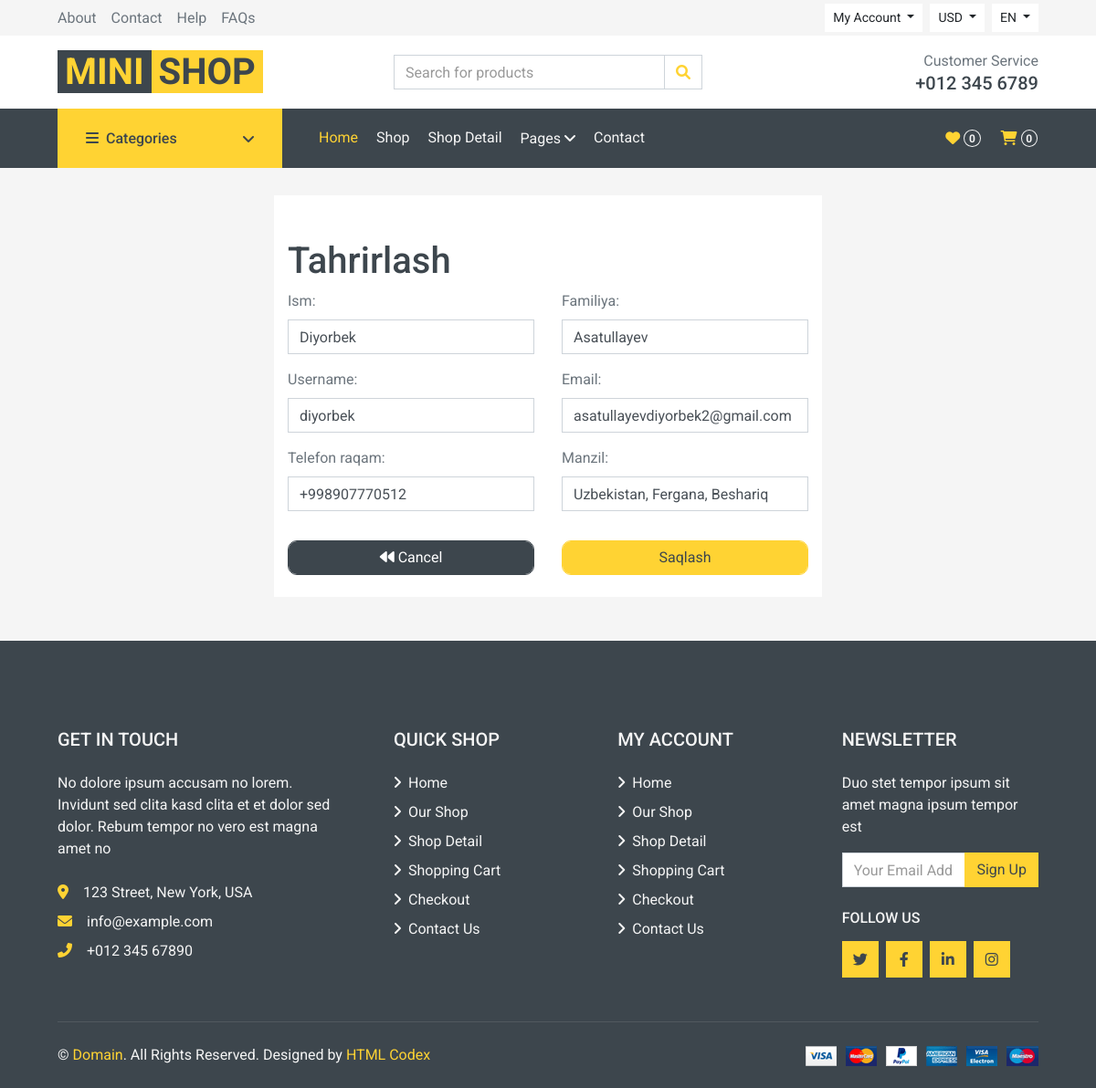
/user/profile/update/info/ (signed in), run on an earlier commit of the app's database.
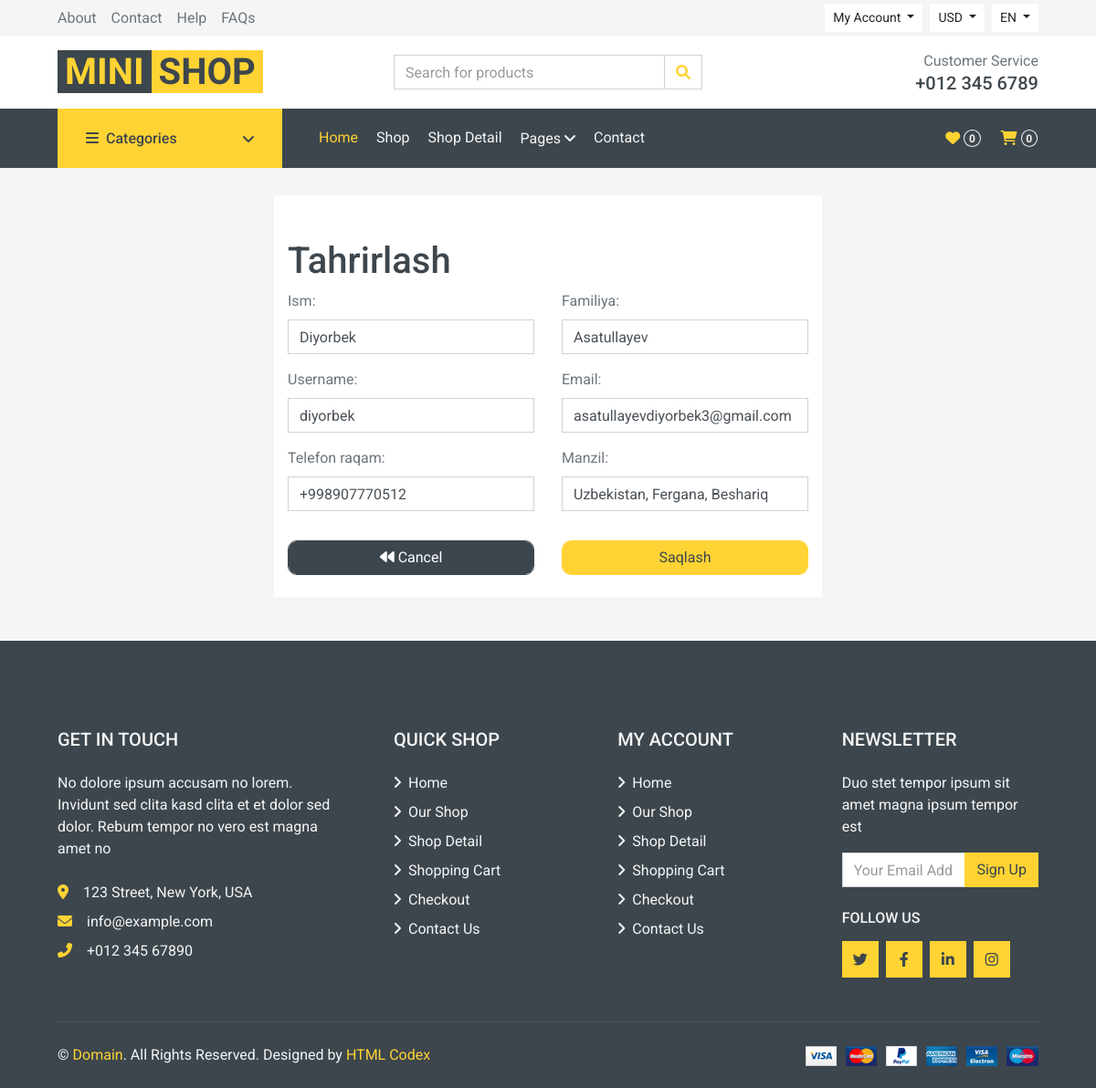
And on a later commit of the database.
### user/models.py (models this page shows, shortened)
class User(AbstractUser):
    image = models.ImageField(upload_to='users/profile/', null=True, blank=True)
    phone = models.CharField(max_length=13, null=True, blank=True)
    address = models.CharField(max_length=150, null=True, blank=True)
    class Meta:
        verbose_name = 'Foydalanuvchi'
        verbose_name_plural = 'Foydalanuvchilar'

### user/views.py (the view, shortened to what this page needs)
# urls.py: path('profile/update/info/', views.UpdateProfileView.as_view(), name='update_info'),
class UpdateProfileView(LoginRequiredMixin, View):
    def get(self, request):
        context = {
            'profile_form': UpdateProfileForm(instance=request.user),
            'title': "Ma'lumotlarni tahrirlash",
        }
        return render(request, 'user/personal_information.html', context)

### user/templates/user/personal_information.html (shortened to what this page needs)
{% extends 'base.html' %}
{% block content %}
    <div class="container-fluid mt-3">
        <div class="row gutters">
            <div class="col-md-6 offset-md-3 bg-white">
                <h1 class="mt-5">Tahrirlash</h1>
                <form method="post" name="changePassword" action="{% url 'user:update_info' %}">
                    <div class="row">
                        <div class="col-xl-6 col-lg-6 col-md-6 col-sm-6 col-12">
                            <div class="form-group">
                                <label for="first_name">Ism:</label>
                                {{ profile_form.first_name }}
                            </div>
                        </div>
                        <div class="col-xl-6 col-lg-6 col-md-6 col-sm-6 col-12">
                            <div class="form-group">
                                <label for="last_name">Familiya:</label>
                                {{ profile_form.last_name }}
                            </div>
                        </div>
                        <div class="col-xl-6 col-lg-6 col-md-6 col-sm-6 col-12">
                            <div class="form-group">
                                <label for="email">Username:</label>
                                {{ profile_form.username }}
                            </div>
                        </div>
                        <div class="col-xl-6 col-lg-6 col-md-6 col-sm-6 col-12">
                            <div class="form-group">
                                <label for="email">Email:</label>
                                {{ profile_form.email }}
                            </div>
                        </div>
                        <div class="col-xl-6 col-lg-6 col-md-6 col-sm-6 col-12">
                            <div class="form-group">
                                <label for="phone">Telefon raqam:</label>
                                {{ profile_form.phone }}
                            </div>
                        </div>
                        <div class="col-xl-6 col-lg-6 col-md-6 col-sm-6 col-12">
                            <div class="form-group">
                                <label for="address">Manzil:</label>
                                {{ profile_form.address }}
                            </div>
                        </div>
                    </div>
                    <div class="row mb-4">
                        <div class="col-xl-6 col-lg-6 col-md-6 col-sm-6 col-12">
                            <a href="{% url 'user:profile' %}" class="btn form-control btn-dark mt-3"
                               style="border-radius: 10px;">
                                <i class="fa fa-backward"></i> Cancel
                            </a>
                        </div>
                        <div class="col-xl-6 col-lg-6 col-md-6 col-sm-6 col-12">
                            <button type="submit" class="btn form-control btn-primary mt-3"
                                    style="border-radius: 10px;">
                                Saqlash
                            </button>
                        </div>
                    </div>
                </form>
            </div>
        </div>
    </div>
{% endblock %}

What changed in the data, as far as the page shows it:
changed User "Diyorbek": email "asatullayevdiyorbek2@gmail.com" → "asatullayevdiyorbek3@gmail.com"
